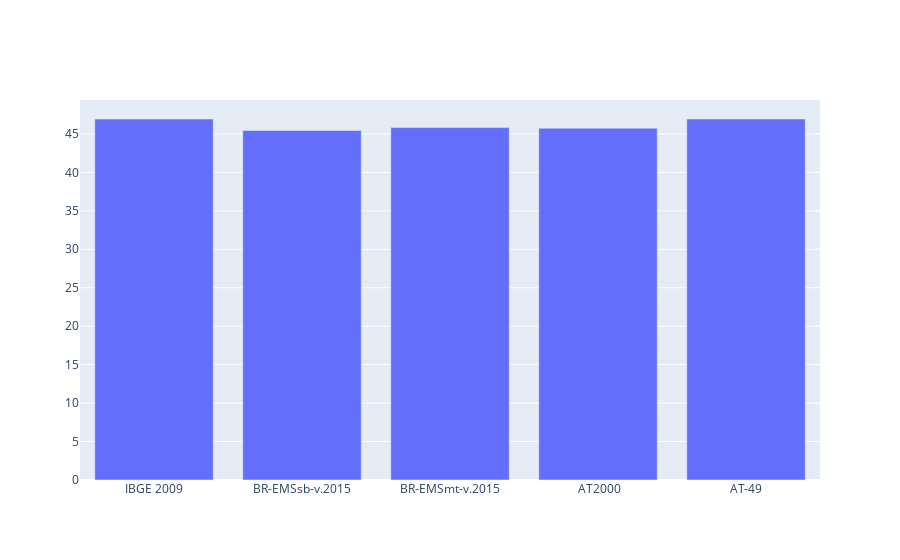

The code cell stored with this chart in its notebook:
### Code cell
fig = go.Figure([go.Bar(x=tables, y=pna_)])
fig.show()

### Figure 1 — Plotly figure (JSON) as saved in the notebook; plotly's stock layout.template omitted (floating-point values rounded to 4 significant figures)
{"data": [{"type": "bar", "x": ["IBGE 2009", "BR-EMSsb-v.2015", "BR-EMSmt-v.2015", " AT2000", "AT-49"], "y": [46.94, 45.45, 45.83, 45.74, 46.94]}], "layout": {}}
